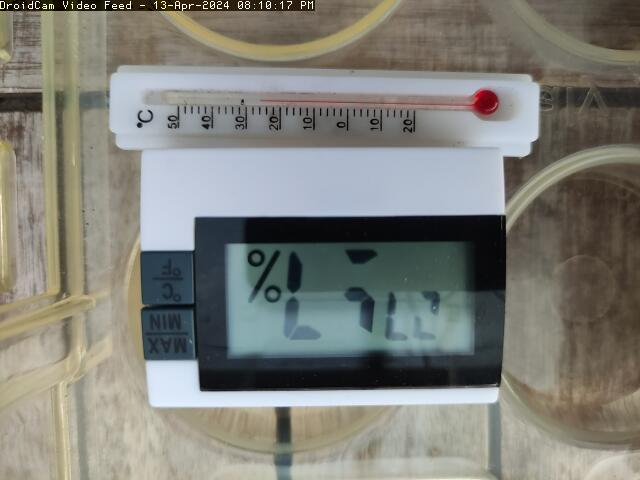
#> input picture frame.jpg, 640 x 480 px
$ python -i processing.py   (imports and definitions only)
#> lines starting #> are read from the running program, lines starting #| are printed output that depends on the picture; after the words box and inside, x2 and y2 are one past the last pixel; in counts of white or black regions, pixels touching at a corner belong together
#> further down, picture is the input picture: shape (480, 640, 3); mean B, G, R 120.5, 127.7, 127.6
import cv2
import numpy as np

def find_black_box(image):
    # Convert the image to grayscale
    gray = cv2.cvtColor(image, cv2.COLOR_BGR2GRAY)
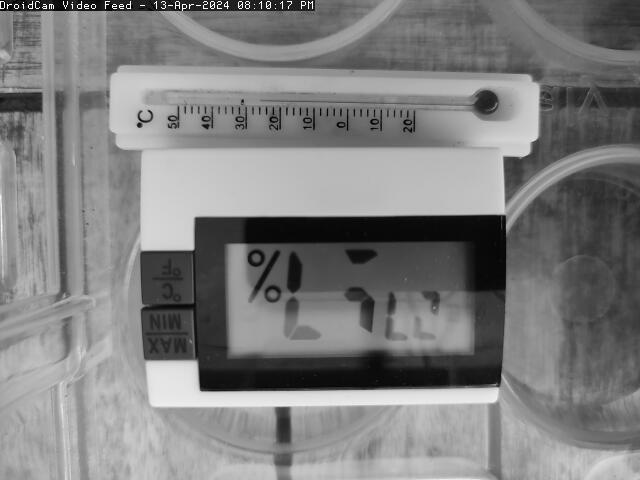
#> gray: shape (480, 640); min 0, max 254, mean 126.8

    # Threshold to isolate the black box
    _, thresholded = cv2.threshold(gray, 50, 255, cv2.THRESH_BINARY_INV)
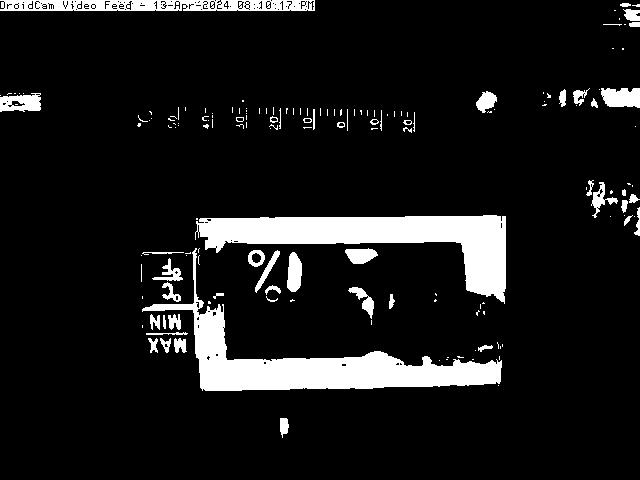
#> thresholded: shape (480, 640); 9.9% white; 163 white regions (110 under 20 px)

    # Find contours
    contours, _ = cv2.findContours(thresholded, cv2.RETR_EXTERNAL, cv2.CHAIN_APPROX_SIMPLE)
#> contours = 162 contours, 119 with area under 20; largest, box (x1, y1, x2, y2) and area: (142, 248, 502, 391) 10162, (195, 215, 506, 304) 9936, (0, 0, 315, 11) 3078, (601, 88, 640, 108) 596, (0, 93, 41, 112) 570

    # Assume the largest contour is the black box
    max_contour = max(contours, key=cv2.contourArea)
#> max_contour = contour of 299 points, box (x1, y1, x2, y2) (142, 248, 502, 391), area 10162

    # Get the bounding rectangle of the largest contour
    x, y, w, h = cv2.boundingRect(max_contour)
#> x = 142; y = 248; w = 360; h = 143
    return x, y, w, h

def process_image(datetime):
    # Load the image
    image = cv2.imread('frame.jpg')

    # Find the black box
    x, y, w, h = find_black_box(image)

    # Crop the black box region and rotate it 180 degrees
    black_box = image[y:y+h, x:x+w]
    rotated_black_box = cv2.rotate(black_box, cv2.ROTATE_180)

    # Replace the original black box in the image with the rotated version
    image[y:y+h, x:x+w] = rotated_black_box
    cv2.imwrite("digital/"+datetime+'-digital.jpg', rotated_black_box)
    # Crop the thermometer area, assuming it's directly above the black box
    thermometer = image[0:y, x:x+w]
    rotated_thermometer = cv2.rotate(thermometer, cv2.ROTATE_90_CLOCKWISE)
    cv2.imwrite('thermometer/'+datetime+'thermometer.jpg', rotated_thermometer)
    # Height adjustment after rotation
    new_h, new_w = rotated_thermometer.shape[:2]
    image[0:new_h, x:x+new_w] = rotated_thermometer

    # Save the modified image
    cv2.imwrite('modified_frame.jpg', image)
    print("Image processing complete and saved as 'modified_frame.jpg'.")

# [2 lines not run here, left out]

>>> import cv2
>>> picture = cv2.imread('frame.jpg')
>>> result = find_black_box(picture)
#> result = (142, 248, 360, 143)

$ run again, on rotated_black_box.jpg
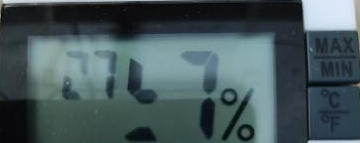
#> input picture rotated_black_box.jpg, 360 x 143 px
#> picture is the input picture: shape (143, 360, 3); mean B, G, R 91.5, 87.7, 70.1
#> in find_black_box, `gray = cv2.cvtColor(image, cv2.COLOR_BGR2GRAY)`:
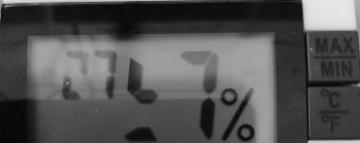
#> gray: shape (143, 360); min 5, max 231, mean 82.8
#> in find_black_box, `_, thresholded = cv2.threshold(gray, 50, 255, cv2.THRESH_BINARY_INV)`:
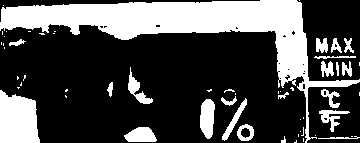
#> thresholded: shape (143, 360); 30% white; 57 white regions (35 under 20 px)
#> contours = 57 contours, 39 with area under 20; largest, box (x1, y1, x2, y2) and area: (0, 0, 360, 143) 10162, (0, 90, 40, 143) 1650, (200, 99, 215, 139) 423, (124, 127, 157, 142) 338, (128, 67, 153, 104) 240
#> max_contour = contour of 332 points, box (x1, y1, x2, y2) (0, 0, 360, 143), area 10162
#> x = 0; w = 360; h = 143
#> result = (0, 0, 360, 143)
